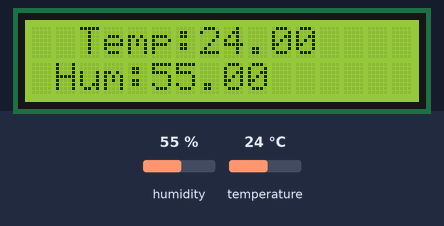
Bench run of a sketch on a simulated Arduino Uno, built with avr-gcc and run on an emulated ATmega328P. On the bench: 16×2 character LCD. Inputs (shaded band) come from the test bench; at power-on: humidity 55 %, temperature 24 °C. What the sketch prints to the serial monitor is not drawn.

Above: at 1.2 s.
1.3 s: humidity set to 22 %
At 2.6 s:
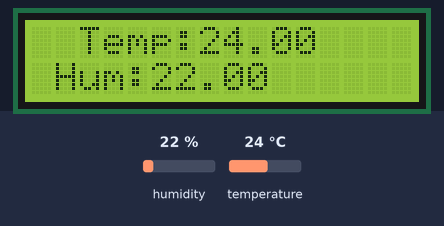
4.0 s: temperature set to 12 °C
At 4.4 s:
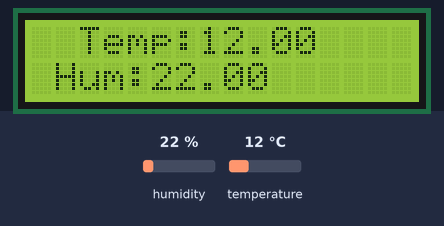
6.7 s: humidity set to 40 %
At 9.3 s:
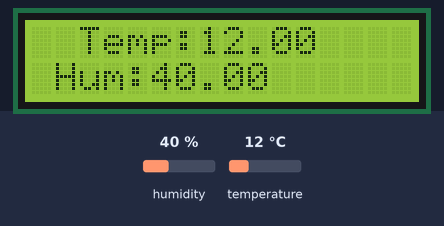
9.7 s: temperature set to 19 °C
At 11.1 s:
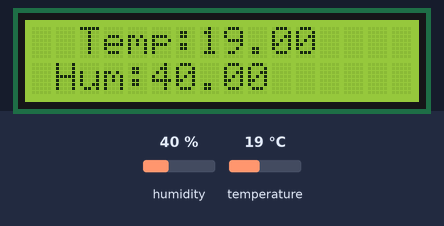
Timing chart, 0 to 12.7 s (numbered marks = the images above; inputs shaded):
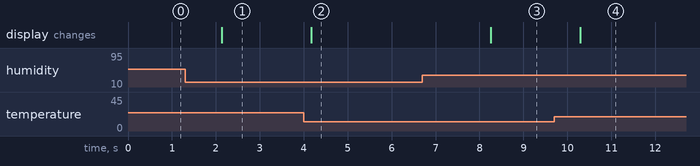

The sketch:

lcd_with_dht_Arduino.ino
```cpp
/*

  The circuit:
   LCD RS pin to digital pin 12
   LCD Enable pin to digital pin 11
   LCD D4 pin to digital pin 5
   LCD D5 pin to digital pin 4
   LCD D6 pin to digital pin 3
   LCD D7 pin to digital pin 2
   LCD R/W pin to ground
   LCD VSS pin to ground
   LCD VCC pin to 5V
   10K resistor:
   ends to +5V and ground
   wiper to LCD VO pin (pin 3)

*/

// include the library code:
#include <LiquidCrystal.h>
#include "DHT.h"

// Connect pin 1 (on the left) of the sensor to +5V
// NOTE: If using a board with 3.3V logic like an Arduino Due connect pin 1
// to 3.3V instead of 5V!
// Connect pin 2 of the sensor to whatever your DHTPIN is
// Connect pin 3 (on the right) of the sensor to GROUND (if your sensor has 3 pins)
// Connect pin 4 (on the right) of the sensor to GROUND and leave the pin 3 EMPTY (if your sensor has 4 pins)
// Connect a 10K resistor from pin 2 (data) to pin 1 (power) of the sensor

// Initialize DHT sensor.
// Note that older versions of this library took an optional third parameter to
// tweak the timings for faster processors.  This parameter is no longer needed
// as the current DHT reading algorithm adjusts itself to work on faster procs.

#define DHTPIN A0     // Digital pin connected to the DHT sensor

#define DHTTYPE DHT11   // DHT 11

DHT dht(DHTPIN, DHTTYPE);

// initialize the library by associating any needed LCD interface pin
// with the arduino pin number it is connected to
const int rs = 12, en = 11, d4 = 5, d5 = 4, d6 = 3, d7 = 2;
LiquidCrystal lcd(rs, en, d4, d5, d6, d7);

void setup() {
  Serial.begin(9600);
  dht.begin();
  // set up the LCD's number of columns and rows:
  // Print a message to the LCD.
  //lcd.print("hello, world!");
  lcd.begin(16, 2);

}

void loop() {
  float h = dht.readHumidity();
  float t = dht.readTemperature();
  Serial.print(t);
  Serial.print(";");
  Serial.print(h);
  Serial.print(";");


  lcd.setCursor(2, 0);
  lcd.print("Temp:");
  lcd.print(t);
  lcd.setCursor(1, 1);
  lcd.print("Hum:");
  lcd.print(h);
  delay(500);

  //delay(500);


}
```

Measured:
- after the input at 1.3 s, the display: changes after 0.83 s (image 1)
- after the input at 4.0 s, the display: changes after 0.17 s (image 2)
- after the input at 6.7 s, the display: changes after 1.6 s (image 3)
- after the input at 9.7 s, the display: changes after 0.59 s (image 4)
